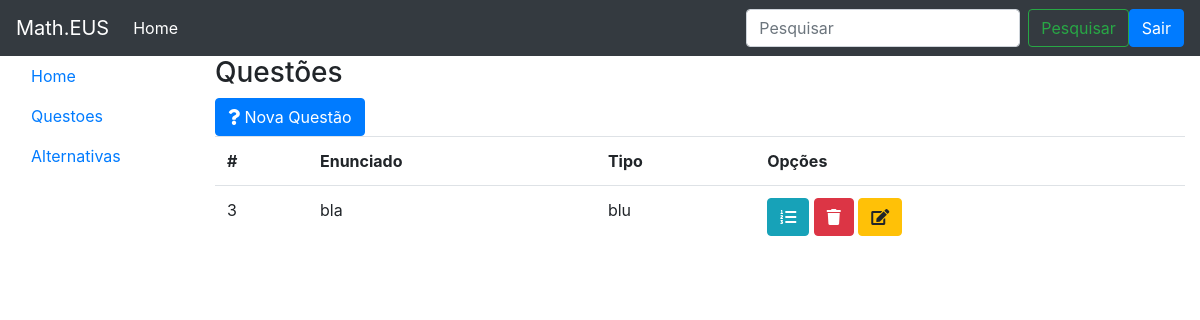
/Questoes.php (signed in), run on an earlier commit of the app's database.
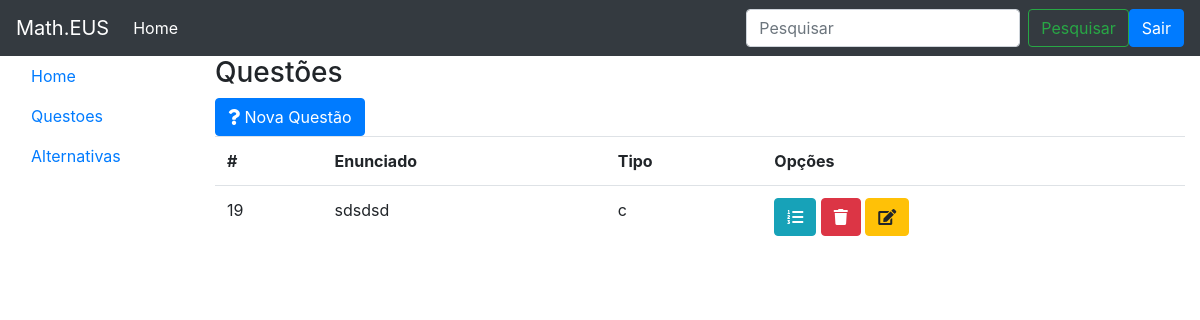
And on a later commit of the database.
### tables this page shows
CREATE TABLE `questoes` (
  `idQuestao` int(11) NOT NULL,
  `enunciado` varchar(200) NOT NULL,
  `tipo` varchar(200) NOT NULL
);

### QuestoesDAO.php (called while the page is built, shortened)
<?php
class QuestoesDAO
{
	private $conQuiz;
	function __construct(){
        $this->conQuiz = mysqli_connect(DB_SERVER, DB_USER, DB_PASS, DB_NAME);
    }
	public function buscar(){
        $sql = "SELECT * FROM questoes";
        $rs = $this->conQuiz->query($sql);
        while ($linha = $rs->fetch_object()) {
            $listaDePerguntas[] = $linha;
        }
        return $listaDePerguntas;
	}
}
?>

### Questoes.php (the view, shortened to what this page needs)
<?php
include "QuestoesDAO.php";
$QuestoesDAO = new QuestoesDAO();
$lista = ($QuestoesDAO->buscar());
include "cabecalho.php";
include "menuLateral.php";
?>
<!DOCTYPE html>
<html lang="pt-br">
			<div class="col-10">
				<h3>Questões</h3>
				<button class="btn btn-primary" data-toggle="modal" data-target="#modalnovo">
					<i class="fas fa-question"></i>
					Nova Questão
				</button>
				<table class="table">
					<tr>
						<th>#</th>
						<th>Enunciado</th>
						<th>Tipo</th>
						<th>Opções</th>
					</tr>
					<?php foreach($lista as $questao): ?>
					<tr>
						<td><?= $questao->idQuestao ?></td>
						<td><?= $questao->enunciado ?></td>
						<td><?= $questao->tipo ?></td>
						<td>
							<a class="btn btn-info" href="\alternativas?questao=<?= $questao->idQuestao ?>">
								<i class="fas fa-list-ol"></i>
							</a>
							<a class="btn btn-danger" href="QuestoesController.php?acao=apagar&id=<?= $questao->idQuestao ?>">
								<i class="fas fa-trash"></i>
							</a>
							<button class="btn btn-warning btn-editar" data-toggle="modal" data-target="#modaleditar" data-id="<?= $questao->idQuestao?>" data-enunciado="<?= $questao->enunciado ?>" data-tipo="<?= $questao->tipo ?>">
								<i class="fas fa-edit"></i>
							</button>
						</td>
					</tr>
					<?php endforeach ?>
				</table>
			</div>
		</div>
	</div>
</body>
</html>

What changed in the data, as far as the page shows it:
removed questoes: idQuestao "3", enunciado "bla", tipo "blu"
added questoes: idQuestao "19", enunciado "sdsdsd", tipo "c"
